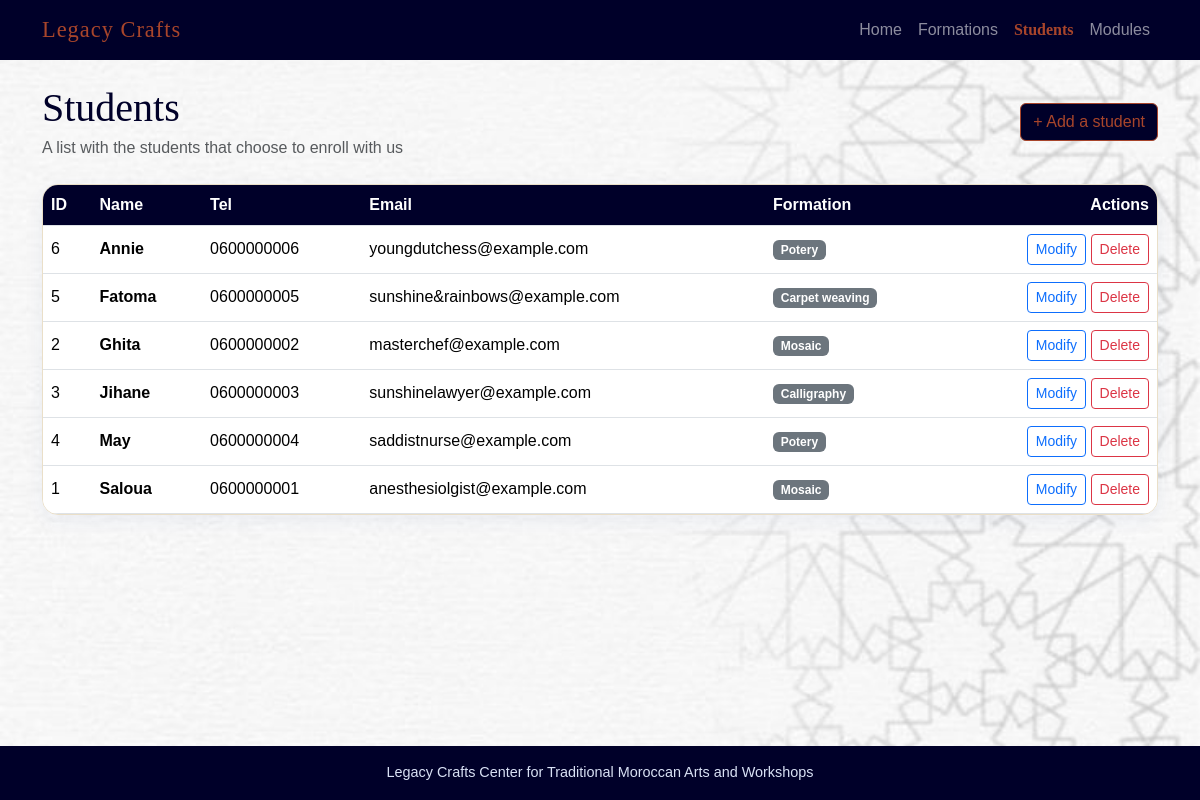
Page /etudiant/index.php on the committed database.
### tables this page shows
CREATE TABLE etudiant (
    id INT AUTO_INCREMENT PRIMARY KEY,
    nom VARCHAR(100) NOT NULL,
    tel VARCHAR (20) NOT NULL,
    email VARCHAR(100) NOT NULL,
    formation_id INT NOT NULL,
    CONSTRAINT fk_etudiants_formation FOREIGN KEY (formation_id) REFERENCES formations(id) ON DELETE RESTRICT ON UPDATE CASCADE



);

CREATE TABLE formations(
    id INT AUTO_INCREMENT PRIMARY KEY,
    titre VARCHAR(100),
    niveau VARCHAR(100)

);

### includes/functions.php (called while the page is built, shortened)
<?php
function h($text){
    return htmlspecialchars((string) $text, ENT_QUOTES, "UTF-8");
}

### etudiant/index.php (the view, shortened to what this page needs)
<?php
require_once __DIR__ . "/../database/connexion.php";
require_once __DIR__ . "/../includes/functions.php";
$sql = "
    SELECT
        etudiant.id,
        etudiant.nom,
        etudiant.tel,
        etudiant.email,
        formations.titre AS formation_titre
    FROM etudiant
    JOIN formations ON etudiant.formation_id = formations.id
    ORDER BY etudiant.nom
";
$etudiants = $pdo->query($sql)->fetchAll(PDO::FETCH_ASSOC);
require_once __DIR__ . "/../includes/header.php";
?>
<div class="d-flex justify-content-between align-items-center mb-4">
    <div>
        <h1 class="mb-1">Students</h1>
        <p class="text-muted mb-0">A list with the students that choose to enroll with us</p>
    </div>
    <a class="btn btn-main" href="create.php">+ Add a student</a>
</div>
<div class="table-card">
    <div class="table-responsive">
        <table class="table table-hover align-middle mb-0">
            <thead>
                <tr>
                    <th>ID</th>
                    <th>Name</th>
                    <th>Tel</th>
                    <th>Email</th>
                    <th>Formation</th>
                    <th class="text-end">Actions</th>
                </tr>
            </thead>
            <tbody>
            <?php foreach ($etudiants as $etudiant) { ?>
                <tr>
                    <td><?= h($etudiant["id"]) ?></td>
                    <td class="fw-semibold"><?= h($etudiant["nom"]) ?></td>
                    <td><?= h($etudiant["tel"]) ?></td>
                    <td><?= h($etudiant["email"]) ?></td>
                    <td><span class="badge text-bg-secondary"><?= h($etudiant["formation_titre"]) ?></span></td>
                    <td class="text-end">
                        <a class="btn btn-sm btn-outline-primary" href="edit.php?id=<?= h($etudiant["id"]) ?>">Modify</a>
                        <form method="POST" action="delete.php" class="d-inline"
                              onsubmit="return confirm('Delete this Student?');">
                            <button type="submit" class="btn btn-sm btn-outline-danger">Delete</button>
                        </form>
                    </td>
                </tr>
            <?php } ?>
            </tbody>
        </table>
    </div>
</div>
<?php require_once __DIR__ . "/../includes/footer.php"; ?>

### CSS/style.css (style rules this page uses)
body { background-image: url("../images/1045820344730172415.jfif"); background-size: cover; background-repeat: no-repeat; background-position: center top; color:rgb(51, 25, 1); display: flex; min-height: 100vh; flex-direction: column; font-family: 'Lucida Sans', 'Lucida Sans Regular', 'Lucida Grande', 'Lucida Sans Unicode', Geneva, Verdana, sans-serif; }
h1, h2, h3 { font-family: Georgia, 'Times New Roman', Times, serif; color: rgb(0, 0, 41); }
.btn-main { background-color: rgb(0, 0, 41); border-color: #a8452b; color: #a8452b; }
.table thead th { background-color:rgb(0, 0, 41); color: #fff; font-weight: 600; }
.table-card { background: #fff; border-radius: 16px; overflow: hidden; border: 1px solid #eadfc8; box-shadow: 0 6px 20px rgba(37, 74, 158, .06); }

### rows in the picture
etudiant: id "6", nom "Annie", tel "0600000006", email "youngdutchess@example.com", formation.titre "Potery"
etudiant: id "5", nom "Fatoma", tel "0600000005", email "sunshine&rainbows@example.com", formation.titre "Carpet weaving"
etudiant: id "2", nom "Ghita", tel "0600000002", email "masterchef@example.com", formation.titre "Mosaic"
etudiant: id "3", nom "Jihane", tel "0600000003", email "sunshinelawyer@example.com", formation.titre "Calligraphy"
etudiant: id "4", nom "May", tel "0600000004", email "saddistnurse@example.com", formation.titre "Potery"
etudiant: id "1", nom "Saloua", tel "0600000001", email "anesthesiolgist@example.com", formation.titre "Mosaic"
